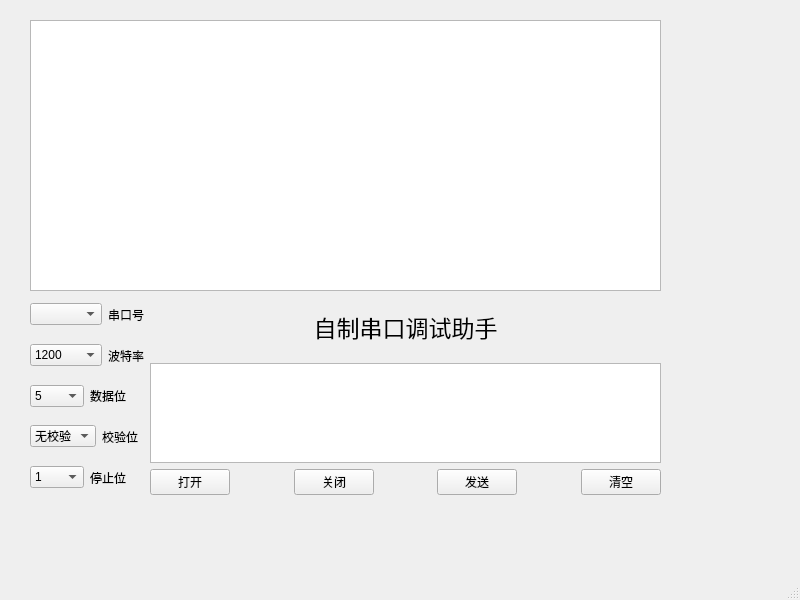
<?xml version="1.0" encoding="UTF-8"?>
<ui version="4.0">
 <class>MainWindow</class>
 <widget class="QMainWindow" name="MainWindow">
  <property name="geometry">
   <rect>
    <x>0</x>
    <y>0</y>
    <width>800</width>
    <height>600</height>
   </rect>
  </property>
  <property name="windowTitle">
   <string>MainWindow</string>
  </property>
  <widget class="QWidget" name="centralwidget">
   <widget class="QWidget" name="layoutWidget">
    <property name="geometry">
     <rect>
      <x>30</x>
      <y>20</y>
      <width>631</width>
      <height>475</height>
     </rect>
    </property>
    <layout class="QVBoxLayout" name="verticalLayout_3">
     <item>
      <widget class="QPlainTextEdit" name="recvEdit"/>
     </item>
     <item>
      <layout class="QHBoxLayout" name="horizontalLayout_7">
       <item>
        <layout class="QVBoxLayout" name="verticalLayout_2">
         <item>
          <layout class="QHBoxLayout" name="horizontalLayout">
           <item>
            <widget class="QComboBox" name="comboBox"/>
           </item>
           <item>
            <widget class="QLabel" name="label">
             <property name="text">
              <string>串口号</string>
             </property>
            </widget>
           </item>
          </layout>
         </item>
         <item>
          <layout class="QHBoxLayout" name="horizontalLayout_2">
           <item>
            <widget class="QComboBox" name="comboBox_2">
             <item>
              <property name="text">
               <string>1200</string>
              </property>
             </item>
             <item>
              <property name="text">
               <string>2400</string>
              </property>
             </item>
             <item>
              <property name="text">
               <string>4800</string>
              </property>
             </item>
             <item>
              <property name="text">
               <string>9600</string>
              </property>
             </item>
             <item>
              <property name="text">
               <string>19200</string>
              </property>
             </item>
             <item>
              <property name="text">
               <string>38400</string>
              </property>
             </item>
             <item>
              <property name="text">
               <string>57600</string>
              </property>
             </item>
             <item>
              <property name="text">
               <string>115200</string>
              </property>
             </item>
            </widget>
           </item>
           <item>
            <widget class="QLabel" name="label_2">
             <property name="text">
              <string>波特率</string>
             </property>
            </widget>
           </item>
          </layout>
         </item>
         <item>
          <layout class="QHBoxLayout" name="horizontalLayout_3">
           <item>
            <widget class="QComboBox" name="comboBox_3">
             <item>
              <property name="text">
               <string>5</string>
              </property>
             </item>
             <item>
              <property name="text">
               <string>6</string>
              </property>
             </item>
             <item>
              <property name="text">
               <string>7</string>
              </property>
             </item>
             <item>
              <property name="text">
               <string>8</string>
              </property>
             </item>
            </widget>
           </item>
           <item>
            <widget class="QLabel" name="label_3">
             <property name="text">
              <string>数据位</string>
             </property>
            </widget>
           </item>
          </layout>
         </item>
         <item>
          <layout class="QHBoxLayout" name="horizontalLayout_4">
           <item>
            <widget class="QComboBox" name="comboBox_4">
             <item>
              <property name="text">
               <string>无校验</string>
              </property>
             </item>
             <item>
              <property name="text">
               <string>奇校验</string>
              </property>
             </item>
             <item>
              <property name="text">
               <string>偶校验</string>
              </property>
             </item>
            </widget>
           </item>
           <item>
            <widget class="QLabel" name="label_4">
             <property name="text">
              <string>校验位</string>
             </property>
            </widget>
           </item>
          </layout>
         </item>
         <item>
          <layout class="QHBoxLayout" name="horizontalLayout_5">
           <item>
            <widget class="QComboBox" name="comboBox_5">
             <item>
              <property name="text">
               <string>1</string>
              </property>
             </item>
             <item>
              <property name="text">
               <string>1.5</string>
              </property>
             </item>
             <item>
              <property name="text">
               <string>2</string>
              </property>
             </item>
            </widget>
           </item>
           <item>
            <widget class="QLabel" name="label_5">
             <property name="text">
              <string>停止位</string>
             </property>
            </widget>
           </item>
          </layout>
         </item>
        </layout>
       </item>
       <item>
        <layout class="QVBoxLayout" name="verticalLayout">
         <item>
          <widget class="QLabel" name="label_6">
           <property name="maximumSize">
            <size>
             <width>16777215</width>
             <height>60</height>
            </size>
           </property>
           <property name="font">
            <font>
             <pointsize>17</pointsize>
            </font>
           </property>
           <property name="mouseTracking">
            <bool>false</bool>
           </property>
           <property name="layoutDirection">
            <enum>Qt::LeftToRight</enum>
           </property>
           <property name="text">
            <string>自制串口调试助手</string>
           </property>
           <property name="alignment">
            <set>Qt::AlignCenter</set>
           </property>
          </widget>
         </item>
         <item>
          <widget class="QTextEdit" name="sendEdit">
           <property name="maximumSize">
            <size>
             <width>16777215</width>
             <height>100</height>
            </size>
           </property>
          </widget>
         </item>
         <item>
          <layout class="QHBoxLayout" name="horizontalLayout_6">
           <item>
            <widget class="QPushButton" name="pushButton">
             <property name="text">
              <string>打开</string>
             </property>
            </widget>
           </item>
           <item>
            <spacer name="horizontalSpacer">
             <property name="orientation">
              <enum>Qt::Horizontal</enum>
             </property>
             <property name="sizeHint" stdset="0">
              <size>
               <width>40</width>
               <height>20</height>
              </size>
             </property>
            </spacer>
           </item>
           <item>
            <widget class="QPushButton" name="pushButton_2">
             <property name="text">
              <string>关闭</string>
             </property>
            </widget>
           </item>
           <item>
            <spacer name="horizontalSpacer_2">
             <property name="orientation">
              <enum>Qt::Horizontal</enum>
             </property>
             <property name="sizeHint" stdset="0">
              <size>
               <width>40</width>
               <height>20</height>
              </size>
             </property>
            </spacer>
           </item>
           <item>
            <widget class="QPushButton" name="pushButton_3">
             <property name="text">
              <string>发送</string>
             </property>
            </widget>
           </item>
           <item>
            <spacer name="horizontalSpacer_3">
             <property name="orientation">
              <enum>Qt::Horizontal</enum>
             </property>
             <property name="sizeHint" stdset="0">
              <size>
               <width>40</width>
               <height>20</height>
              </size>
             </property>
            </spacer>
           </item>
           <item>
            <widget class="QPushButton" name="pushButton_4">
             <property name="text">
              <string>清空</string>
             </property>
            </widget>
           </item>
          </layout>
         </item>
        </layout>
       </item>
      </layout>
     </item>
    </layout>
   </widget>
  </widget>
  <widget class="QMenuBar" name="menubar">
   <property name="geometry">
    <rect>
     <x>0</x>
     <y>0</y>
     <width>800</width>
     <height>28</height>
    </rect>
   </property>
  </widget>
  <widget class="QStatusBar" name="statusbar"/>
 </widget>
 <resources/>
 <connections/>
</ui>
